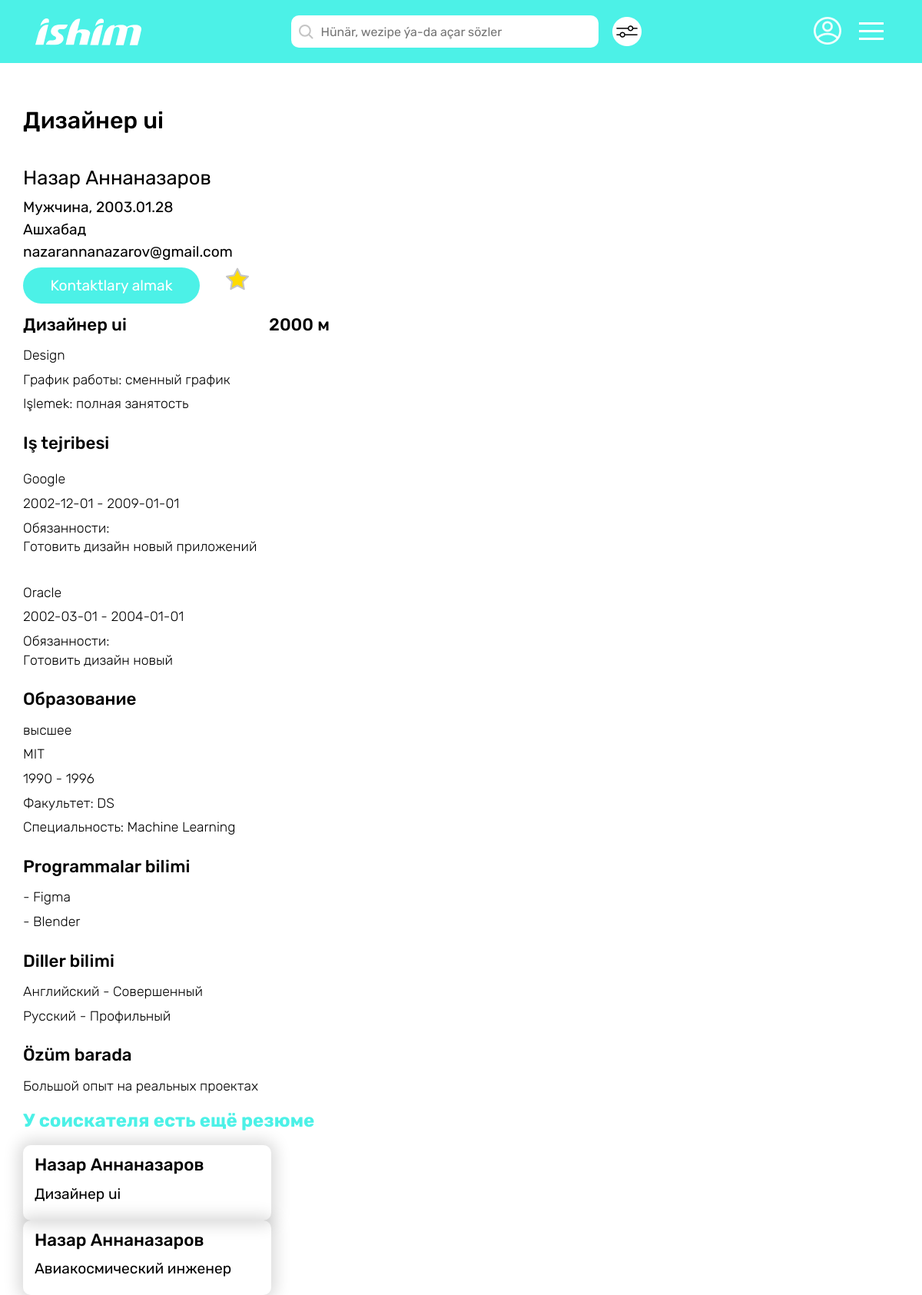
/tm/employee/cv/4 (signed in), run on the app's committed database.
### employee/models.py (models this page shows, shortened)
class CV(models.Model):
    employee = models.ForeignKey(Employee, on_delete=models.CASCADE)
    first_name = models.CharField(max_length=65)
    last_name = models.CharField(max_length=65)
    birth_date = models.DateField()
    mobile_num = models.CharField(max_length=25)
    email = models.EmailField()
    registration = models.CharField(max_length=100)
    sex = models.CharField(max_length=65)
    position = models.CharField(max_length=65)
    sphere = models.CharField(max_length=100)
    min_salary = models.IntegerField()
    busyness = models.CharField(max_length=65, default='')
    work_graph = models.CharField(max_length=65)
    about = models.TextField()
    views = models.IntegerField(default=0)
    suitable_vacancies = models.ManyToManyField(Vacancy, blank=True)
    creation_date = models.DateTimeField(auto_now_add=True)

class CVAttr(models.Model):
    cv = models.ForeignKey(CV, on_delete=models.CASCADE, null=True, blank=True)

class WorkExperience(CVAttr):
    position = models.CharField(max_length=65)
    org_name = models.CharField(max_length=100)
    responsibilities = models.TextField()
    start_year = models.CharField(max_length=65)
    end_year = models.CharField(max_length=65)

class Education(CVAttr):
    degree = models.CharField(max_length=65)
    establishment = models.CharField(max_length=65)
    faculty = models.CharField(max_length=65)
    specialization = models.CharField(max_length=100)
    start_year = models.IntegerField()
    end_year = models.IntegerField()

class KnownProgram(CVAttr):
    program = models.CharField(max_length=65)

class KnownLanguage(CVAttr):
    language = models.CharField(max_length=25)
    level = models.CharField(max_length=65)

### employee/tm_views.py (the view)
# urls.py: path('cv/<pk>', tm_views.CVDetailView.as_view(), name='cv-info-tm'),
class CVDetailView(LoginRequiredMixin, UserPassesTestMixin, DetailView):
    model = CV
    template_name = 'tm_employee/cv_detail.html'
    def get(self, request, *args, **kwargs):
        cv = self.get_object()
        cv.views += 1
        cv.save()
        return super().get(request, *args, **kwargs)
    def test_func(self):
        return hasattr(self.request.user, 'hirer')

### employee/templates/tm_employee/cv_detail.html (shortened to what this page needs)
{% extends "main/base.html" %}
{% load static %}
{% block content %}
   <div class="container__main pad-0 w-1920">
      {% include 'tm_main/header_hirer.html' %}
      <div class="container__content">
         <div class="my__vac__view">
            <h1 class="mvv__headline">{{ object.position }}</h1>
            <h3 class="mvv__salary">{{ object.first_name }} {{ object.last_name }}</h3>
            <span class="mvv__main__info">{{ object.sex }}, {{ object.birth_date|date:"Y.m.d" }}</span>
            <span class="mvv__main__info">{{ object.registration }}</span>
            <span class="mvv__main__info">{{ object.email }}</span>
            <div class="mvv__refresh__in__search__btn__wrapper"  id="fav__btn__wrapper">
               <button class="mvv__refresh__in__search__btn green__btn">Kontaktlary almak </button>
               <svg width="30px" height="30px">
                  <use xlink:href="#favorites__str" width="30px" height="30px" class="vac__ico{% for chosen in user.chosencv_set.all %}{% if chosen.cv == object %}__selected{% endif %}{% endfor %}" data-link="{% url 'chosen-cv' object.id %}"></use>
               </svg>
            </div>
            <h4 class="mvv__subtitle">{{ object.position }}
               <span>{{ object.min_salary }} м</span>
            </h4>
            <p class="mvv__info">
               <span>{{ object.sphere }}</span>
               <span>График работы: {{ object.work_graph }}</span>
               <span>Işlemek: {{ object.busyness }}</span>
            </p>
            <h4 class="mvv__subtitle">Iş tejribesi</h4>
            {% for cvattr in object.cvattr_set.all %}
               {% if cvattr.workexperience %}
            <p class="mvv__info">
               <span>{{ cvattr.workexperience.org_name }}</span>
               <span>{{ cvattr.workexperience.start_year }} - {{ cvattr.workexperience.end_year }}</span>
               <span>Обязанности: <br>
                  {{ cvattr.workexperience.responsibilities }}</span>
            </p>
            {% endif %}
               {% endfor %}
            <h4 class="mvv__subtitle">Образование</h4>
            {% for cvattr in object.cvattr_set.all %}
            {% if cvattr.education %}
            <p class="mvv__info">
               <span>{{ cvattr.education.degree }}</span>
               <span>{{ cvattr.education.establishment }}</span>
               <span>{{ cvattr.education.start_year }} - {{ cvattr.education.end_year }}</span>
               <span>Факультет: {{ cvattr.education.faculty }}</span>
               <span>Специальность: {{ cvattr.education.specialization }}</span>
            </p>
            {% endif %}
            {% endfor %}
            <h4 class="mvv__subtitle">Programmalar bilimi </h4>
            <p class="mvv__info">
               {% for cvattr in object.cvattr_set.all %}
                  {% if cvattr.knownprogram %}
                  <span>- {{ cvattr.knownprogram.program }}</span>
                  {% endif %}
                  {% endfor %}
            </p>
            <h4 class="mvv__subtitle">Diller bilimi</h4>
            <p class="mvv__info">
               {% for cvattr in object.cvattr_set.all %}
               {% if cvattr.knownlanguage %}
               <span>{{ cvattr.knownlanguage.language }} - {{ cvattr.knownlanguage.level }}</span>
               {% endif %}
               {% endfor %}
            </p>
            <h4 class="mvv__subtitle">Özüm barada</h4>
            <p class="mvv__info">
               {{ object.about }}
            </p>
         </div>
         <a href="" class="mvv__link">У соискателя есть ещё резюме</a>
         {% for cv in object.employee.cv_set.all %}
         <a href="{% url 'cv-info' cv.id %}" class="mvv__another__resumes">
            <h4 class="mvv__subtitle">
               {{ cv.first_name }} {{ cv.last_name }}
            </h4>
            <p class="mvv__main__info">
               {{ cv.position }}
            </p>
         </a>
         {% endfor %}
      </div>
   </div>
{% endblock %}

### static/main.css (style rules this page uses)
* { padding: 0; margin: 0; border: 0; }
*, *:before, *:after { -moz-box-sizing: border-box; -webkit-box-sizing: border-box; box-sizing: border-box; }
html, body { height: 100%; width: 100%; font-size: 100%; line-height: 1; font-size: 16px; -ms-text-size-adjust: 100%; -moz-text-size-adjust: 100%; -webkit-text-size-adjust: 100%; color: #000; font-family: 'Rubik', sans-serif; }
input, button, textarea, select, label { font-family: inherit; font-size: inherit; background: none; }
button { cursor: pointer; }
a, a:visited { text-decoration: none; }
h1, h2, h3, h4, h5, h6 { font-size: inherit; font-weight: 400; margin: 0; }
p { margin: 0; }
svg { margin: 0; padding: 0; }
.w-1920 { width: 100%; max-width: 1920px; }
.pad-0 { padding: 0; }
.green__btn { background-color: #4CF1E7; font-size: 1.2rem; line-height: 1.2; text-align: center; color: #fff; }
.container__content { width: 100%; max-width: 1440px; padding: 0 30px; margin: 0 auto; position: relative; }
.container__main { width: 100%; margin: 0 auto; position: relative; }
.my__vac__view { width: 100%; max-width: 740px; display: flex; flex-direction: column; padding-top: 60px; }
.mvv__headline { font-size: 1.9rem; font-weight: 500; margin-bottom: 47px; }
.mvv__salary { font-size: 1.6rem; margin-bottom: 15px; }
.mvv__main__info { font-size: 1.2rem; margin-bottom: 10px; }
.mvv__refresh__in__search__btn { width: 230px; padding: 12px 15px; background: #4CF1E7; border-radius: 33px; margin-bottom: 17px; }
.mvv__refresh__in__search__btn__wrapper .mvv__refresh__in__search__btn { display: inline-block; margin-right: 30px; }
.mvv__subtitle { font-size: 1.4rem; font-weight: 500; margin-bottom: 16px; }
.mvv__subtitle span { margin-left: 180px; }
.mvv__link { display: block; font-size: 1.5rem; font-weight: 700; color: #4CF1E7; margin-bottom: 20px; }
.mvv__another__resumes { display: block; width: 323px; color: #000; padding: 15px; box-shadow: 0px 0px 20px 6px rgba(0, 0, 0, 0.15); border-radius: 10px; }
.mvv__info { font-size: 1.1rem; font-weight: 300; line-height: 1.4; margin-bottom: 21px; }
.mvv__info span { display: block; font-size: 1.1rem; font-weight: 300; margin-bottom: 7px; }

### data on the page
CV: position "Дизайнер ui", first_name "Назар", last_name "Аннаназаров", sex "Мужчина", birth_date "2003.01.28", registration "Ашхабад", email "nazarannanazarov@gmail.com", min_salary "2000", sphere "Design", work_graph "сменный график", busyness "полная занятость", about "Большой опыт на реальных проектах"
CVAttr: workexperience.org_name "Google", workexperience.start_year "2002-12-01", workexperience.end_year "2009-01-01", workexperience.responsibilities "Готовить дизайн новый приложений"
CVAttr: workexperience.org_name "Oracle", workexperience.start_year "2002-03-01", workexperience.end_year "2004-01-01", workexperience.responsibilities "Готовить дизайн новый"
CVAttr: education.degree "высшее", education.establishment "MIT", education.start_year "1990", education.end_year "1996", education.faculty "DS", education.specialization "Machine Learning"
CVAttr: knownprogram.program "Figma"
CVAttr: knownprogram.program "Blender"
CVAttr: knownlanguage.language "Английский", knownlanguage.level "Совершенный"
CVAttr: knownlanguage.language "Русский", knownlanguage.level "Профильный"
CV: first_name "Назар", last_name "Аннаназаров", position "Авиакосмический инженер"
